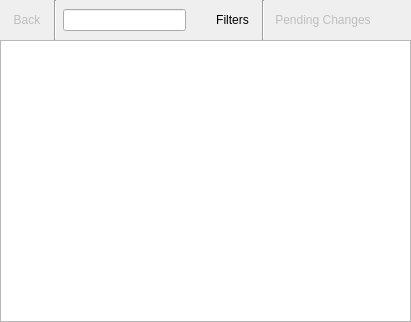
<?xml version="1.0" encoding="UTF-8"?>
<ui version="4.0">
 <class>ApperKCM</class>
 <widget class="QWidget" name="ApperKCM">
  <property name="geometry">
   <rect>
    <x>0</x>
    <y>0</y>
    <width>411</width>
    <height>322</height>
   </rect>
  </property>
  <property name="sizePolicy">
   <sizepolicy hsizetype="Expanding" vsizetype="Expanding">
    <horstretch>0</horstretch>
    <verstretch>0</verstretch>
   </sizepolicy>
  </property>
  <property name="windowTitle">
   <string>Add and Remove Software</string>
  </property>
  <property name="locale">
   <locale language="English" country="UnitedStates"/>
  </property>
  <layout class="QGridLayout" name="gridLayout">
   <property name="verticalSpacing">
    <number>0</number>
   </property>
   <property name="margin">
    <number>0</number>
   </property>
   <item row="0" column="2">
    <widget class="QStackedWidget" name="stackedWidgetBar">
     <property name="sizePolicy">
      <sizepolicy hsizetype="Preferred" vsizetype="Fixed">
       <horstretch>0</horstretch>
       <verstretch>0</verstretch>
      </sizepolicy>
     </property>
     <property name="currentIndex">
      <number>0</number>
     </property>
     <widget class="QWidget" name="searchPage">
      <layout class="QHBoxLayout" name="horizontalLayout_2">
       <property name="margin">
        <number>0</number>
       </property>
       <item>
        <widget class="Line" name="line_2">
         <property name="orientation">
          <enum>Qt::Vertical</enum>
         </property>
        </widget>
       </item>
       <item>
        <widget class="KLineEdit" name="searchKLE">
         <property name="clickMessage">
          <string>Search packages</string>
         </property>
         <property name="showClearButton" stdset="0">
          <bool>true</bool>
         </property>
        </widget>
       </item>
       <item>
        <widget class="QWidget" name="widget" native="true">
         <property name="sizePolicy">
          <sizepolicy hsizetype="Fixed" vsizetype="Preferred">
           <horstretch>0</horstretch>
           <verstretch>0</verstretch>
          </sizepolicy>
         </property>
         <property name="minimumSize">
          <size>
           <width>11</width>
           <height>0</height>
          </size>
         </property>
         <layout class="QGridLayout" name="gridLayout_2">
          <property name="margin">
           <number>0</number>
          </property>
         </layout>
        </widget>
       </item>
       <item>
        <widget class="QToolButton" name="filtersTB">
         <property name="sizePolicy">
          <sizepolicy hsizetype="Preferred" vsizetype="Fixed">
           <horstretch>0</horstretch>
           <verstretch>0</verstretch>
          </sizepolicy>
         </property>
         <property name="locale">
          <locale language="English" country="UnitedStates"/>
         </property>
         <property name="text">
          <string>Filters</string>
         </property>
         <property name="popupMode">
          <enum>QToolButton::InstantPopup</enum>
         </property>
         <property name="toolButtonStyle">
          <enum>Qt::ToolButtonTextBesideIcon</enum>
         </property>
         <property name="autoRaise">
          <bool>true</bool>
         </property>
         <property name="arrowType">
          <enum>Qt::NoArrow</enum>
         </property>
        </widget>
       </item>
       <item>
        <widget class="Line" name="line">
         <property name="orientation">
          <enum>Qt::Vertical</enum>
         </property>
        </widget>
       </item>
       <item>
        <widget class="QPushButton" name="changesPB">
         <property name="enabled">
          <bool>false</bool>
         </property>
         <property name="text">
          <string>Pending Changes</string>
         </property>
         <property name="flat">
          <bool>true</bool>
         </property>
        </widget>
       </item>
       <item>
        <widget class="QToolButton" name="settingsTB">
         <property name="popupMode">
          <enum>QToolButton::InstantPopup</enum>
         </property>
         <property name="autoRaise">
          <bool>true</bool>
         </property>
        </widget>
       </item>
      </layout>
     </widget>
     <widget class="QWidget" name="updatesPage">
      <layout class="QHBoxLayout" name="horizontalLayout">
       <property name="margin">
        <number>0</number>
       </property>
       <item>
        <widget class="Line" name="line_3">
         <property name="orientation">
          <enum>Qt::Vertical</enum>
         </property>
        </widget>
       </item>
       <item>
        <widget class="QPushButton" name="checkUpdatesPB">
         <property name="text">
          <string>Check for new Updates</string>
         </property>
         <property name="flat">
          <bool>true</bool>
         </property>
        </widget>
       </item>
       <item>
        <spacer name="horizontalSpacer">
         <property name="orientation">
          <enum>Qt::Horizontal</enum>
         </property>
         <property name="sizeHint" stdset="0">
          <size>
           <width>40</width>
           <height>20</height>
          </size>
         </property>
        </spacer>
       </item>
       <item>
        <widget class="QLabel" name="downloadL">
         <property name="text">
          <string notr="true">Average size for download</string>
         </property>
        </widget>
       </item>
      </layout>
     </widget>
     <widget class="QWidget" name="settingsPage">
      <layout class="QHBoxLayout" name="horizontalLayout_4">
       <item>
        <widget class="QPushButton" name="generalSettingsPB">
         <property name="text">
          <string>General Settings</string>
         </property>
         <property name="checkable">
          <bool>true</bool>
         </property>
         <property name="checked">
          <bool>true</bool>
         </property>
         <property name="autoExclusive">
          <bool>true</bool>
         </property>
         <property name="flat">
          <bool>true</bool>
         </property>
        </widget>
       </item>
       <item>
        <widget class="QPushButton" name="repoSettingsPB">
         <property name="text">
          <string>Software Origins</string>
         </property>
         <property name="checkable">
          <bool>true</bool>
         </property>
         <property name="checked">
          <bool>false</bool>
         </property>
         <property name="autoExclusive">
          <bool>true</bool>
         </property>
         <property name="flat">
          <bool>true</bool>
         </property>
        </widget>
       </item>
       <item>
        <spacer name="horizontalSpacer_2">
         <property name="orientation">
          <enum>Qt::Horizontal</enum>
         </property>
         <property name="sizeHint" stdset="0">
          <size>
           <width>40</width>
           <height>20</height>
          </size>
         </property>
        </spacer>
       </item>
      </layout>
     </widget>
     <widget class="QWidget" name="titlePage">
      <layout class="QHBoxLayout" name="horizontalLayout_3">
       <property name="margin">
        <number>0</number>
       </property>
       <item>
        <widget class="QLabel" name="titleL">
         <property name="text">
          <string notr="true">Some Title</string>
         </property>
        </widget>
       </item>
      </layout>
     </widget>
    </widget>
   </item>
   <item row="0" column="1">
    <widget class="QToolButton" name="backTB">
     <property name="enabled">
      <bool>false</bool>
     </property>
     <property name="text">
      <string>Back</string>
     </property>
     <property name="autoRaise">
      <bool>true</bool>
     </property>
    </widget>
   </item>
   <item row="1" column="0" colspan="4">
    <widget class="QStackedWidget" name="stackedWidget">
     <widget class="QWidget" name="pageHome">
      <layout class="QGridLayout" name="gridLayout_3">
       <property name="margin">
        <number>0</number>
       </property>
       <item row="0" column="0">
        <widget class="CategorizedView" name="homeView">
         <property name="mouseTracking">
          <bool>true</bool>
         </property>
         <property name="editTriggers">
          <set>QAbstractItemView::NoEditTriggers</set>
         </property>
         <property name="dragDropMode">
          <enum>QAbstractItemView::DragDrop</enum>
         </property>
         <property name="textElideMode">
          <enum>Qt::ElideNone</enum>
         </property>
         <property name="viewMode">
          <enum>QListView::IconMode</enum>
         </property>
         <property name="wordWrap">
          <bool>true</bool>
         </property>
        </widget>
       </item>
      </layout>
     </widget>
     <widget class="QWidget" name="pageBrowse">
      <layout class="QGridLayout" name="gridLayout_4">
       <property name="margin">
        <number>0</number>
       </property>
       <item row="0" column="0">
        <widget class="BrowseView" name="browseView" native="true"/>
       </item>
      </layout>
     </widget>
     <widget class="QWidget" name="pageChanges">
      <layout class="QGridLayout" name="gridLayout_5">
       <property name="margin">
        <number>0</number>
       </property>
       <item row="0" column="0">
        <widget class="CategorizedView" name="changesView">
         <property name="mouseTracking">
          <bool>true</bool>
         </property>
         <property name="editTriggers">
          <set>QAbstractItemView::NoEditTriggers</set>
         </property>
         <property name="showDropIndicator" stdset="0">
          <bool>false</bool>
         </property>
         <property name="alternatingRowColors">
          <bool>true</bool>
         </property>
         <property name="verticalScrollMode">
          <enum>QAbstractItemView::ScrollPerPixel</enum>
         </property>
        </widget>
       </item>
      </layout>
     </widget>
    </widget>
   </item>
  </layout>
  <action name="actionFindName">
   <property name="text">
    <string>Find by &amp;name</string>
   </property>
  </action>
  <action name="actionFindDescription">
   <property name="text">
    <string>Find by &amp;description</string>
   </property>
  </action>
  <action name="actionFindFile">
   <property name="text">
    <string>Find by f&amp;ile name</string>
   </property>
  </action>
 </widget>
 <customwidgets>
  <customwidget>
   <class>KLineEdit</class>
   <extends>QLineEdit</extends>
   <header>klineedit.h</header>
  </customwidget>
  <customwidget>
   <class>CategorizedView</class>
   <extends>QListView</extends>
   <header>CategorizedView.h</header>
  </customwidget>
  <customwidget>
   <class>BrowseView</class>
   <extends>QWidget</extends>
   <header>BrowseView.h</header>
   <container>1</container>
  </customwidget>
 </customwidgets>
 <resources/>
 <connections/>
</ui>
